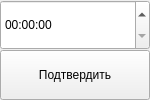
<?xml version="1.0" encoding="UTF-8"?>
<ui version="4.0">
 <class>Form</class>
 <widget class="QWidget" name="Form">
  <property name="geometry">
   <rect>
    <x>0</x>
    <y>0</y>
    <width>150</width>
    <height>100</height>
   </rect>
  </property>
  <property name="windowTitle">
   <string>Form</string>
  </property>
  <widget class="QTimeEdit" name="timeEdit">
   <property name="geometry">
    <rect>
     <x>0</x>
     <y>0</y>
     <width>150</width>
     <height>50</height>
    </rect>
   </property>
   <property name="styleSheet">
    <string notr="true">font: 16pt &quot;MS Shell Dlg 2&quot;;</string>
   </property>
  </widget>
  <widget class="QPushButton" name="btn_enter">
   <property name="geometry">
    <rect>
     <x>0</x>
     <y>50</y>
     <width>150</width>
     <height>50</height>
    </rect>
   </property>
   <property name="text">
    <string>Подтвердить</string>
   </property>
  </widget>
 </widget>
 <resources/>
 <connections/>
</ui>
